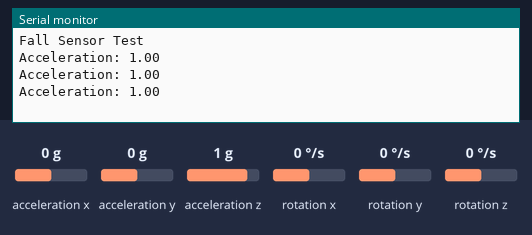
A sketch run on a simulated ESP8266 (NodeMCU). Shown: the last lines printed to the serial monitor. The inputs (shaded band) are chosen by the test bench; at power-on: acceleration x 0 g, acceleration y 0 g, acceleration z 1 g, rotation x 0 °/s, rotation y 0 °/s, rotation z 0 °/s.

Above: at 1.3 s.
1.4 s: acceleration x set to -1.4 g
At 1.9 s:
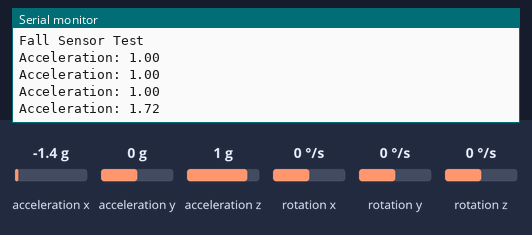
2.9 s: acceleration y set to -1.4 g
At 3.4 s:
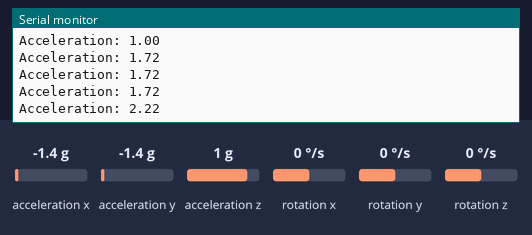
4.4 s: acceleration z set to -1.4 g
At 4.9 s:
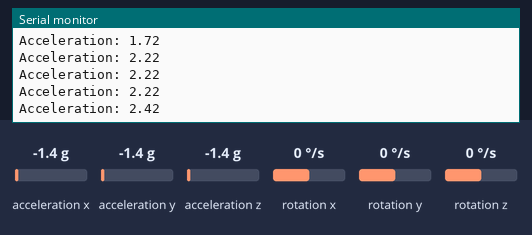
Timing chart, 0 to 7.4 s (numbered marks = the images above; inputs shaded):
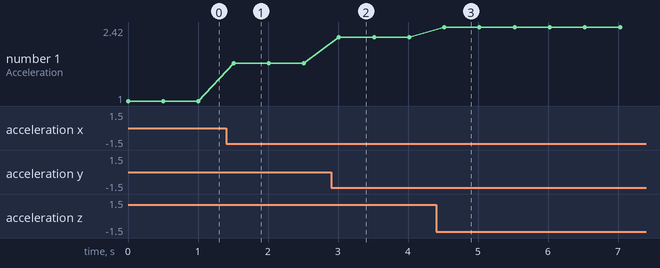

The sketch:

Fall-Detection02.ino
```cpp
#include <Wire.h>
#include <MPU6050.h>

MPU6050 mpu;

int16_t ax,ay,az;

void setup()
{
 Serial.begin(115200);

 Wire.begin(D2,D1);

 mpu.initialize();

 Serial.println("Fall Sensor Test");
}


void loop()
{
 mpu.getAcceleration(&ax,&ay,&az);


 float x=ax/16384.0;
 float y=ay/16384.0;
 float z=az/16384.0;


 float total=sqrt(x*x+y*y+z*z);


 Serial.print("Acceleration: ");
 Serial.println(total);


 if(total > 2.5)
 {
   Serial.println("!!! FALL DETECTED !!!");
 }


 delay(500);
}
```

Measured:
- after the input at 1.4 s, the serial monitor: prints a new line after 0.11 s (image 1)
- after the input at 2.9 s, the serial monitor: prints a new line after 0.11 s (image 2)
- after the input at 4.4 s, the serial monitor: prints a new line after 0.12 s (image 3)
- plotted number 1: 1 → 1.72 after the input at 1.4 s, 1.72 → 2.22 after the input at 2.9 s, 2.22 → 2.42 after the input at 4.4 s
